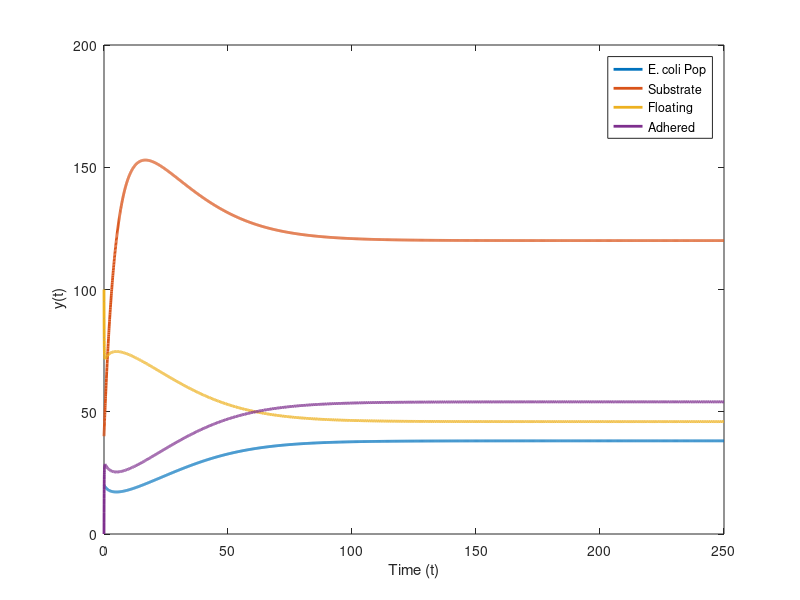

The MATLAB source for this figure:
gamma = 0.5;
kappa = 0.01;
Xwm = 5000;
D = 0.2;
beta = 0.03;
alpha = 5;
S_0 = 200;
mu_m = 0.35;
K_s = 80;
Xuo = 100;
delta = 1.5;

f = @(t,x) [x(1) * (((mu_m * x(2)) / (K_s + x(2))) - D - kappa);
            D * (S_0 - x(2)) - 1 / gamma * ((mu_m * x(2)) / (K_s + x(2)) * x(1));
            D * (Xuo - x(3)) + beta * x(4) - alpha * x(3) * (1 - x(4) / (delta * x(1)));
            -D * x(4) - beta * x(4) + alpha * x(3) * (1 - x(4) / (delta * x(1)));]
        
        
[t,xa] = ode45(f,[0 250],[20 40 100 0])

plot(t,xa(:,1));
hold on 
plot(t,xa(:,2));
hold on
plot(t,xa(:,3))
hold on
plot(t,xa(:,4))
set(findall(gca, 'Type', 'Line'),'LineWidth',2);

legend('E. coli Pop', 'Substrate','Floating', 'Adhered')
xlabel('Time (t)'), ylabel('y(t)    ')

